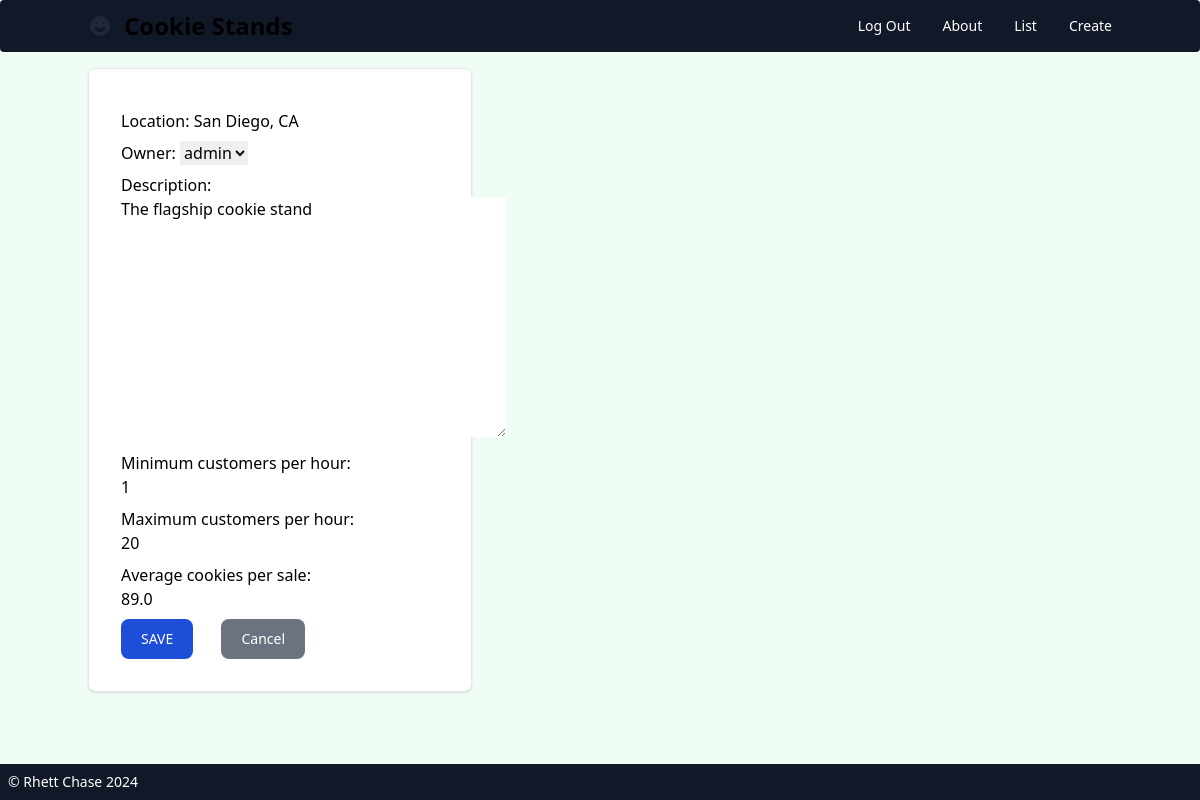
The page /cookie_stands/2/update/ (signed in) on the database its author committed.
### cookie_stands/models.py (models this page shows, shortened)
class CookieStand(models.Model):
    location = models.CharField(max_length=256)
    owner = models.ForeignKey(
        get_user_model(), on_delete=models.CASCADE, null=True, blank=True
    )
    description = models.TextField(blank=True)
    hourly_sales = models.JSONField(default=list, null=True)
    minimum_customers_per_hour = models.IntegerField(default=0)
    maximum_customers_per_hour = models.IntegerField(default=0)
    average_cookies_per_sale = models.FloatField(default=0)

### cookie_stands/views_front.py (the view)
class CookieStandUpdate(LoginRequiredMixin, UpdateView):
    template_name = "cookie_stands/cookie_stand_update.html"
    model = CookieStand
    fields = ["location", "owner", "description", "minimum_customers_per_hour", "maximum_customers_per_hour", "average_cookies_per_sale"]

### accounts/models.py (called while the page is built)
    def __str__(self):
        return self.username

### templates/cookie_stands/cookie_stand_update.html (shortened to what this page needs)
{% extends 'base.html' %}
{% block content %}
<div class="w-full max-w-sm p-4 bg-white border border-gray-200 rounded-lg shadow sm:p-6 md:p-8">
  <form method="POST" class="space-y-2">
    {{ form.as_p }}
    <input class="text-white bg-blue-700 hover:bg-blue-800 focus:ring-4 focus:ring-blue-300 font-medium rounded-lg text-sm px-5 py-2.5 me-2 mb-2 dark:bg-blue-600 dark:hover:bg-blue-700 focus:outline-none dark:focus:ring-blue-800" type="submit" value="SAVE">
    <a href="javascript:history.back()" class="inline-block text-white bg-gray-500 hover:bg-gray-600 focus:ring-4 focus:outline-none focus:ring-gray-300 font-medium rounded-lg text-sm w-full sm:w-auto px-5 py-2.5 text-center dark:bg-gray-700 dark:hover:bg-gray-800 dark:focus:ring-gray-700 mt-4 sm:mt-0 sm:ml-4">Cancel</a>
  </form>
</div>
{% endblock content %}

### rows shown on the page
CookieStand: location "San Diego, CA", owner "admin", description "The flagship cookie stand", minimum_customers_per_hour "1", maximum_customers_per_hour "20", average_cookies_per_sale "89.0"
